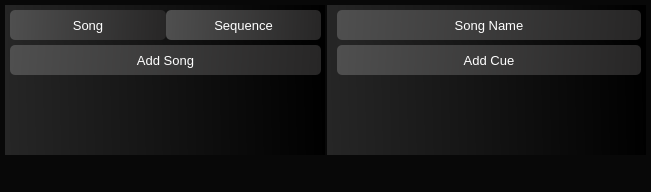
<?xml version="1.0" encoding="UTF-8"?>
<ui version="4.0">
 <class>programmer</class>
 <widget class="QWidget" name="programmer">
  <property name="geometry">
   <rect>
    <x>0</x>
    <y>0</y>
    <width>651</width>
    <height>192</height>
   </rect>
  </property>
  <property name="sizePolicy">
   <sizepolicy hsizetype="Preferred" vsizetype="Preferred">
    <horstretch>200</horstretch>
    <verstretch>200</verstretch>
   </sizepolicy>
  </property>
  <property name="maximumSize">
   <size>
    <width>16777215</width>
    <height>5000</height>
   </size>
  </property>
  <property name="windowTitle">
   <string>Form</string>
  </property>
  <property name="styleSheet">
   <string notr="true">background-color: rgb(255, 255, 255);
color:white;</string>
  </property>
  <layout class="QVBoxLayout" name="verticalLayout" stretch="5,1">
   <property name="spacing">
    <number>0</number>
   </property>
   <property name="leftMargin">
    <number>0</number>
   </property>
   <property name="topMargin">
    <number>0</number>
   </property>
   <property name="rightMargin">
    <number>0</number>
   </property>
   <property name="bottomMargin">
    <number>0</number>
   </property>
   <item>
    <widget class="QWidget" name="widget" native="true">
     <property name="styleSheet">
      <string notr="true">background-color: rgb(8, 8, 8);</string>
     </property>
     <layout class="QHBoxLayout" name="horizontalLayout_4">
      <property name="spacing">
       <number>2</number>
      </property>
      <property name="leftMargin">
       <number>5</number>
      </property>
      <property name="topMargin">
       <number>5</number>
      </property>
      <property name="rightMargin">
       <number>5</number>
      </property>
      <property name="bottomMargin">
       <number>5</number>
      </property>
      <item>
       <widget class="QWidget" name="widget_2" native="true">
        <property name="styleSheet">
         <string notr="true">background-color: qlineargradient(spread:pad, x1:0, y1:0.551, x2:1, y2:0.54, stop:0 rgba(38, 38, 38, 255), stop:1 rgba(0, 0, 0, 255));
 </string>
        </property>
        <layout class="QVBoxLayout" name="verticalLayout_4" stretch="0">
         <property name="spacing">
          <number>5</number>
         </property>
         <property name="leftMargin">
          <number>5</number>
         </property>
         <property name="topMargin">
          <number>0</number>
         </property>
         <property name="rightMargin">
          <number>4</number>
         </property>
         <property name="bottomMargin">
          <number>0</number>
         </property>
         <item>
          <widget class="QWidget" name="widget_4" native="true">
           <property name="sizePolicy">
            <sizepolicy hsizetype="Preferred" vsizetype="Preferred">
             <horstretch>250</horstretch>
             <verstretch>255</verstretch>
            </sizepolicy>
           </property>
           <property name="maximumSize">
            <size>
             <width>16777215</width>
             <height>800</height>
            </size>
           </property>
           <property name="styleSheet">
            <string notr="true">background-color:none;</string>
           </property>
           <layout class="QVBoxLayout" name="verticalLayout_2">
            <property name="spacing">
             <number>0</number>
            </property>
            <property name="leftMargin">
             <number>0</number>
            </property>
            <property name="topMargin">
             <number>5</number>
            </property>
            <property name="rightMargin">
             <number>0</number>
            </property>
            <property name="bottomMargin">
             <number>5</number>
            </property>
            <item>
             <layout class="QHBoxLayout" name="horizontalLayout">
              <property name="spacing">
               <number>0</number>
              </property>
              <item>
               <widget class="QPushButton" name="btnSongs">
                <property name="minimumSize">
                 <size>
                  <width>0</width>
                  <height>30</height>
                 </size>
                </property>
                <property name="font">
                 <font>
                  <pointsize>10</pointsize>
                 </font>
                </property>
                <property name="styleSheet">
                 <string notr="true">QPushButton{background-color: qlineargradient(spread:pad, x1:0, y1:0.568, x2:1, y2:0.574, stop:0 rgba(79, 79, 79, 255), stop:1 rgba(39, 38, 38, 255));border-style: solid;border-color: rgba(0, 0, 0, 255);border-width: 0px;border-radius: 5px;} </string>
                </property>
                <property name="text">
                 <string>Song</string>
                </property>
               </widget>
              </item>
              <item>
               <widget class="QPushButton" name="btnSeq">
                <property name="minimumSize">
                 <size>
                  <width>0</width>
                  <height>30</height>
                 </size>
                </property>
                <property name="font">
                 <font>
                  <pointsize>10</pointsize>
                 </font>
                </property>
                <property name="styleSheet">
                 <string notr="true">QPushButton{background-color: qlineargradient(spread:pad, x1:0, y1:0.568, x2:1, y2:0.574, stop:0 rgba(79, 79, 79, 255), stop:1 rgba(39, 38, 38, 255));border-style: solid;border-color: rgba(0, 0, 0, 255);border-width: 0px;border-radius: 5px;} </string>
                </property>
                <property name="text">
                 <string>Sequence</string>
                </property>
               </widget>
              </item>
             </layout>
            </item>
            <item>
             <layout class="QHBoxLayout" name="horizontalLayout_5" stretch="0">
              <property name="spacing">
               <number>0</number>
              </property>
              <item>
               <widget class="QScrollArea" name="songs_scrollArea">
                <property name="sizePolicy">
                 <sizepolicy hsizetype="Expanding" vsizetype="Ignored">
                  <horstretch>0</horstretch>
                  <verstretch>0</verstretch>
                 </sizepolicy>
                </property>
                <property name="minimumSize">
                 <size>
                  <width>0</width>
                  <height>5</height>
                 </size>
                </property>
                <property name="mouseTracking">
                 <bool>true</bool>
                </property>
                <property name="tabletTracking">
                 <bool>true</bool>
                </property>
                <property name="styleSheet">
                 <string notr="true"> background-color: qlineargradient(spread:pad, x1:0, y1:0.551, x2:1, y2:0.54, stop:0 rgba(38, 38, 38, 255), stop:1 rgba(0, 0, 0, 255));
border:none;
</string>
                </property>
                <property name="verticalScrollBarPolicy">
                 <enum>Qt::ScrollBarAlwaysOff</enum>
                </property>
                <property name="widgetResizable">
                 <bool>true</bool>
                </property>
                <widget class="QWidget" name="scrollAreaWidgetContents">
                 <property name="geometry">
                  <rect>
                   <x>0</x>
                   <y>0</y>
                   <width>309</width>
                   <height>16</height>
                  </rect>
                 </property>
                 <property name="sizePolicy">
                  <sizepolicy hsizetype="Preferred" vsizetype="Maximum">
                   <horstretch>0</horstretch>
                   <verstretch>0</verstretch>
                  </sizepolicy>
                 </property>
                 <property name="minimumSize">
                  <size>
                   <width>0</width>
                   <height>0</height>
                  </size>
                 </property>
                 <layout class="QHBoxLayout" name="horizontalLayout_6" stretch="100,50">
                  <property name="spacing">
                   <number>0</number>
                  </property>
                  <property name="leftMargin">
                   <number>0</number>
                  </property>
                  <property name="topMargin">
                   <number>2</number>
                  </property>
                  <property name="rightMargin">
                   <number>0</number>
                  </property>
                  <property name="bottomMargin">
                   <number>0</number>
                  </property>
                  <item>
                   <layout class="QVBoxLayout" name="song_verticalLayout_songs">
                    <property name="spacing">
                     <number>0</number>
                    </property>
                   </layout>
                  </item>
                  <item>
                   <layout class="QVBoxLayout" name="song_verticalLayout_timecode">
                    <property name="spacing">
                     <number>0</number>
                    </property>
                   </layout>
                  </item>
                 </layout>
                </widget>
               </widget>
              </item>
             </layout>
            </item>
            <item>
             <layout class="QHBoxLayout" name="horizontalLayout_7">
              <item>
               <widget class="QPushButton" name="btnAddSongs">
                <property name="sizePolicy">
                 <sizepolicy hsizetype="Preferred" vsizetype="Fixed">
                  <horstretch>0</horstretch>
                  <verstretch>0</verstretch>
                 </sizepolicy>
                </property>
                <property name="minimumSize">
                 <size>
                  <width>0</width>
                  <height>30</height>
                 </size>
                </property>
                <property name="font">
                 <font>
                  <pointsize>10</pointsize>
                 </font>
                </property>
                <property name="cursor">
                 <cursorShape>PointingHandCursor</cursorShape>
                </property>
                <property name="styleSheet">
                 <string notr="true">QPushButton{background-color: qlineargradient(spread:pad, x1:0, y1:0.568, x2:1, y2:0.574, stop:0 rgba(79, 79, 79, 255), stop:1 rgba(39, 38, 38, 255));border-style: solid;border-color: rgba(0, 0, 0, 255);border-width: 0px;border-radius: 5px;} </string>
                </property>
                <property name="text">
                 <string>Add Song</string>
                </property>
               </widget>
              </item>
             </layout>
            </item>
            <item>
             <layout class="QHBoxLayout" name="horizontalLayout_16">
              <item>
               <widget class="QWidget" name="widget_7" native="true">
                <property name="sizePolicy">
                 <sizepolicy hsizetype="Preferred" vsizetype="MinimumExpanding">
                  <horstretch>0</horstretch>
                  <verstretch>255</verstretch>
                 </sizepolicy>
                </property>
               </widget>
              </item>
             </layout>
            </item>
           </layout>
          </widget>
         </item>
        </layout>
       </widget>
      </item>
      <item>
       <widget class="QWidget" name="widget_5" native="true">
        <property name="minimumSize">
         <size>
          <width>0</width>
          <height>0</height>
         </size>
        </property>
        <property name="maximumSize">
         <size>
          <width>16777215</width>
          <height>500</height>
         </size>
        </property>
        <property name="styleSheet">
         <string notr="true">background-color: qlineargradient(spread:pad, x1:0, y1:0.551, x2:1, y2:0.54, stop:0 rgba(38, 38, 38, 255), stop:1 rgba(0, 0, 0, 255));</string>
        </property>
        <layout class="QHBoxLayout" name="horizontalLayout_8">
         <property name="spacing">
          <number>5</number>
         </property>
         <property name="leftMargin">
          <number>0</number>
         </property>
         <property name="topMargin">
          <number>0</number>
         </property>
         <property name="rightMargin">
          <number>5</number>
         </property>
         <property name="bottomMargin">
          <number>1</number>
         </property>
         <item>
          <widget class="QWidget" name="widget_6" native="true">
           <property name="sizePolicy">
            <sizepolicy hsizetype="Preferred" vsizetype="Preferred">
             <horstretch>250</horstretch>
             <verstretch>255</verstretch>
            </sizepolicy>
           </property>
           <property name="maximumSize">
            <size>
             <width>16777215</width>
             <height>800</height>
            </size>
           </property>
           <property name="styleSheet">
            <string notr="true">background:none;</string>
           </property>
           <layout class="QVBoxLayout" name="verticalLayout_3">
            <property name="spacing">
             <number>0</number>
            </property>
            <property name="leftMargin">
             <number>10</number>
            </property>
            <property name="topMargin">
             <number>5</number>
            </property>
            <property name="rightMargin">
             <number>0</number>
            </property>
            <property name="bottomMargin">
             <number>5</number>
            </property>
            <item>
             <widget class="QPushButton" name="btnCueTitle">
              <property name="sizePolicy">
               <sizepolicy hsizetype="Preferred" vsizetype="Fixed">
                <horstretch>0</horstretch>
                <verstretch>0</verstretch>
               </sizepolicy>
              </property>
              <property name="minimumSize">
               <size>
                <width>0</width>
                <height>30</height>
               </size>
              </property>
              <property name="font">
               <font>
                <pointsize>10</pointsize>
               </font>
              </property>
              <property name="styleSheet">
               <string notr="true">QPushButton{background-color: qlineargradient(spread:pad, x1:0, y1:0.568, x2:1, y2:0.574, stop:0 rgba(79, 79, 79, 255), stop:1 rgba(39, 38, 38, 255));border-style: solid;border-color: rgba(0, 0, 0, 255);border-width: 0px;border-radius: 5px;} </string>
              </property>
              <property name="text">
               <string>Song Name</string>
              </property>
             </widget>
            </item>
            <item>
             <widget class="QStackedWidget" name="stackedWidget_2">
              <property name="sizePolicy">
               <sizepolicy hsizetype="Preferred" vsizetype="Maximum">
                <horstretch>0</horstretch>
                <verstretch>0</verstretch>
               </sizepolicy>
              </property>
              <property name="minimumSize">
               <size>
                <width>0</width>
                <height>5</height>
               </size>
              </property>
              <property name="currentIndex">
               <number>0</number>
              </property>
              <widget class="QWidget" name="stepWidget">
               <property name="sizePolicy">
                <sizepolicy hsizetype="Preferred" vsizetype="Ignored">
                 <horstretch>0</horstretch>
                 <verstretch>0</verstretch>
                </sizepolicy>
               </property>
               <layout class="QHBoxLayout" name="horizontalLayout_10">
                <property name="spacing">
                 <number>0</number>
                </property>
                <property name="leftMargin">
                 <number>0</number>
                </property>
                <property name="topMargin">
                 <number>0</number>
                </property>
                <property name="rightMargin">
                 <number>0</number>
                </property>
                <property name="bottomMargin">
                 <number>0</number>
                </property>
                <item>
                 <widget class="QScrollArea" name="step_scrollArea">
                  <property name="sizePolicy">
                   <sizepolicy hsizetype="Expanding" vsizetype="Maximum">
                    <horstretch>0</horstretch>
                    <verstretch>0</verstretch>
                   </sizepolicy>
                  </property>
                  <property name="styleSheet">
                   <string notr="true"> background-color: qlineargradient(spread:pad, x1:0, y1:0.551, x2:1, y2:0.54, stop:0 rgba(38, 38, 38, 255), stop:1 rgba(0, 0, 0, 255));
border:none;
</string>
                  </property>
                  <property name="widgetResizable">
                   <bool>true</bool>
                  </property>
                  <widget class="QWidget" name="scrollAreaWidgetContents_2">
                   <property name="geometry">
                    <rect>
                     <x>0</x>
                     <y>0</y>
                     <width>287</width>
                     <height>16</height>
                    </rect>
                   </property>
                   <property name="sizePolicy">
                    <sizepolicy hsizetype="Preferred" vsizetype="Maximum">
                     <horstretch>0</horstretch>
                     <verstretch>0</verstretch>
                    </sizepolicy>
                   </property>
                   <layout class="QHBoxLayout" name="horizontalLayout_9">
                    <property name="spacing">
                     <number>2</number>
                    </property>
                    <property name="leftMargin">
                     <number>2</number>
                    </property>
                    <property name="topMargin">
                     <number>2</number>
                    </property>
                    <property name="rightMargin">
                     <number>2</number>
                    </property>
                    <property name="bottomMargin">
                     <number>2</number>
                    </property>
                    <item>
                     <layout class="QVBoxLayout" name="step_verticalLayout_name">
                      <property name="spacing">
                       <number>0</number>
                      </property>
                     </layout>
                    </item>
                    <item>
                     <layout class="QVBoxLayout" name="step_verticalLayout_fade">
                      <property name="spacing">
                       <number>0</number>
                      </property>
                     </layout>
                    </item>
                    <item>
                     <layout class="QVBoxLayout" name="step_verticalLayout_duration">
                      <property name="spacing">
                       <number>0</number>
                      </property>
                     </layout>
                    </item>
                    <item>
                     <layout class="QVBoxLayout" name="step_verticalLayout_timecode">
                      <property name="spacing">
                       <number>0</number>
                      </property>
                     </layout>
                    </item>
                   </layout>
                  </widget>
                 </widget>
                </item>
               </layout>
              </widget>
              <widget class="QWidget" name="cueWidget">
               <property name="sizePolicy">
                <sizepolicy hsizetype="Preferred" vsizetype="Ignored">
                 <horstretch>0</horstretch>
                 <verstretch>0</verstretch>
                </sizepolicy>
               </property>
               <layout class="QHBoxLayout" name="horizontalLayout_12">
                <property name="spacing">
                 <number>0</number>
                </property>
                <property name="leftMargin">
                 <number>0</number>
                </property>
                <property name="topMargin">
                 <number>0</number>
                </property>
                <property name="rightMargin">
                 <number>0</number>
                </property>
                <property name="bottomMargin">
                 <number>0</number>
                </property>
                <item>
                 <widget class="QScrollArea" name="cue_scrollArea">
                  <property name="sizePolicy">
                   <sizepolicy hsizetype="Expanding" vsizetype="Maximum">
                    <horstretch>0</horstretch>
                    <verstretch>0</verstretch>
                   </sizepolicy>
                  </property>
                  <property name="minimumSize">
                   <size>
                    <width>0</width>
                    <height>100</height>
                   </size>
                  </property>
                  <property name="styleSheet">
                   <string notr="true"> background-color: qlineargradient(spread:pad, x1:0, y1:0.551, x2:1, y2:0.54, stop:0 rgba(38, 38, 38, 255), stop:1 rgba(0, 0, 0, 255));
border:none;
</string>
                  </property>
                  <property name="widgetResizable">
                   <bool>true</bool>
                  </property>
                  <widget class="QWidget" name="scrollAreaWidgetContents_3">
                   <property name="geometry">
                    <rect>
                     <x>0</x>
                     <y>0</y>
                     <width>100</width>
                     <height>16</height>
                    </rect>
                   </property>
                   <property name="sizePolicy">
                    <sizepolicy hsizetype="Preferred" vsizetype="Maximum">
                     <horstretch>0</horstretch>
                     <verstretch>0</verstretch>
                    </sizepolicy>
                   </property>
                   <layout class="QHBoxLayout" name="horizontalLayout_11" stretch="10,5">
                    <property name="spacing">
                     <number>0</number>
                    </property>
                    <property name="leftMargin">
                     <number>0</number>
                    </property>
                    <property name="topMargin">
                     <number>2</number>
                    </property>
                    <property name="rightMargin">
                     <number>0</number>
                    </property>
                    <property name="bottomMargin">
                     <number>2</number>
                    </property>
                    <item>
                     <layout class="QVBoxLayout" name="cue_verticalLayout_name">
                      <property name="spacing">
                       <number>0</number>
                      </property>
                      <property name="topMargin">
                       <number>0</number>
                      </property>
                     </layout>
                    </item>
                    <item>
                     <layout class="QVBoxLayout" name="cue_verticalLayout_timecode">
                      <property name="spacing">
                       <number>0</number>
                      </property>
                     </layout>
                    </item>
                   </layout>
                  </widget>
                 </widget>
                </item>
               </layout>
              </widget>
             </widget>
            </item>
            <item>
             <widget class="QPushButton" name="btnAddCue">
              <property name="sizePolicy">
               <sizepolicy hsizetype="Preferred" vsizetype="Fixed">
                <horstretch>0</horstretch>
                <verstretch>0</verstretch>
               </sizepolicy>
              </property>
              <property name="minimumSize">
               <size>
                <width>0</width>
                <height>30</height>
               </size>
              </property>
              <property name="font">
               <font>
                <pointsize>10</pointsize>
               </font>
              </property>
              <property name="focusPolicy">
               <enum>Qt::StrongFocus</enum>
              </property>
              <property name="styleSheet">
               <string notr="true">QPushButton{background-color: qlineargradient(spread:pad, x1:0, y1:0.568, x2:1, y2:0.574, stop:0 rgba(79, 79, 79, 255), stop:1 rgba(39, 38, 38, 255));border-style: solid;border-color: rgba(0, 0, 0, 255);border-width: 0px;border-radius: 5px;} </string>
              </property>
              <property name="text">
               <string>Add Cue</string>
              </property>
             </widget>
            </item>
            <item>
             <layout class="QHBoxLayout" name="horizontalLayout_17">
              <item>
               <widget class="QWidget" name="widget_8" native="true">
                <property name="sizePolicy">
                 <sizepolicy hsizetype="Preferred" vsizetype="MinimumExpanding">
                  <horstretch>0</horstretch>
                  <verstretch>255</verstretch>
                 </sizepolicy>
                </property>
               </widget>
              </item>
             </layout>
            </item>
           </layout>
          </widget>
         </item>
        </layout>
       </widget>
      </item>
     </layout>
    </widget>
   </item>
   <item>
    <widget class="QWidget" name="widget_3" native="true">
     <property name="styleSheet">
      <string notr="true">background-color: rgb(8, 8, 8);</string>
     </property>
    </widget>
   </item>
  </layout>
 </widget>
 <resources/>
 <connections/>
</ui>
